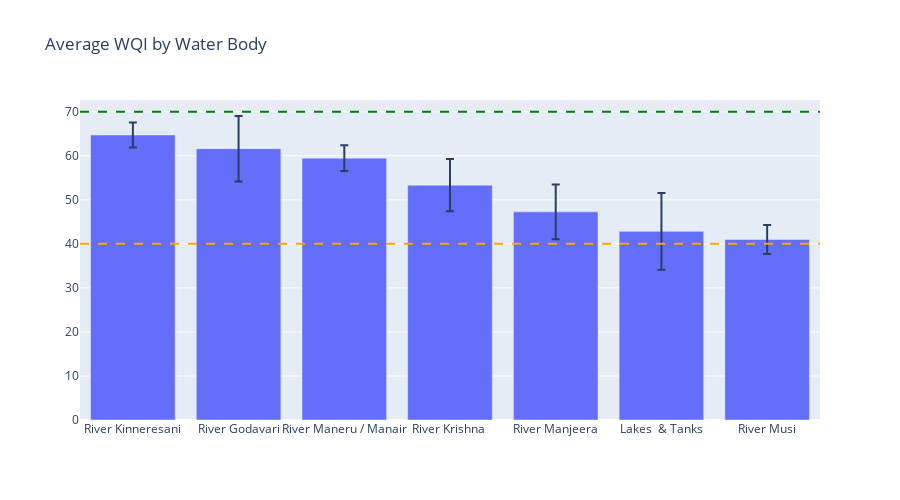

Source (notebook cell):
### Code cell
# WQI by water body
wqi_by_body = df_clean.groupby('water_bodies')['WQI'].agg(['mean', 'std', 'count']).round(2)
wqi_by_body = wqi_by_body.sort_values('mean', ascending=False)

print('Average WQI by Water Body:')
print(wqi_by_body)

fig = go.Figure(data=[go.Bar(
    x=wqi_by_body.index,
    y=wqi_by_body['mean'],
    error_y=dict(type='data', array=wqi_by_body['std'])
)])
fig.add_hline(y=70, line_dash='dash', line_color='green')
fig.add_hline(y=40, line_dash='dash', line_color='orange')
fig.update_layout(title='Average WQI by Water Body', height=500)
fig.show()

### Figure 1 — Plotly figure (JSON) as saved in the notebook; plotly's stock layout.template omitted (floating-point values rounded to 4 significant figures)
{"data": [{"error_y": {"array": [2.84, 7.43, 2.93, 5.93, 6.22, 8.74, 3.28], "type": "data"}, "type": "bar", "x": ["River Kinneresani", "River Godavari", "River Maneru / Manair", "River Krishna ", "River Manjeera", "Lakes  & Tanks", "River Musi"], "y": [64.73, 61.61, 59.47, 53.32, 47.27, 42.84, 40.99]}], "layout": {"height": 500, "shapes": [{"line": {"color": "green", "dash": "dash"}, "type": "line", "x0": 0, "x1": 1, "xref": "x domain", "y0": 70, "y1": 70, "yref": "y"}, {"line": {"color": "orange", "dash": "dash"}, "type": "line", "x0": 0, "x1": 1, "xref": "x domain", "y0": 40, "y1": 40, "yref": "y"}], "title": {"text": "Average WQI by Water Body"}}}
